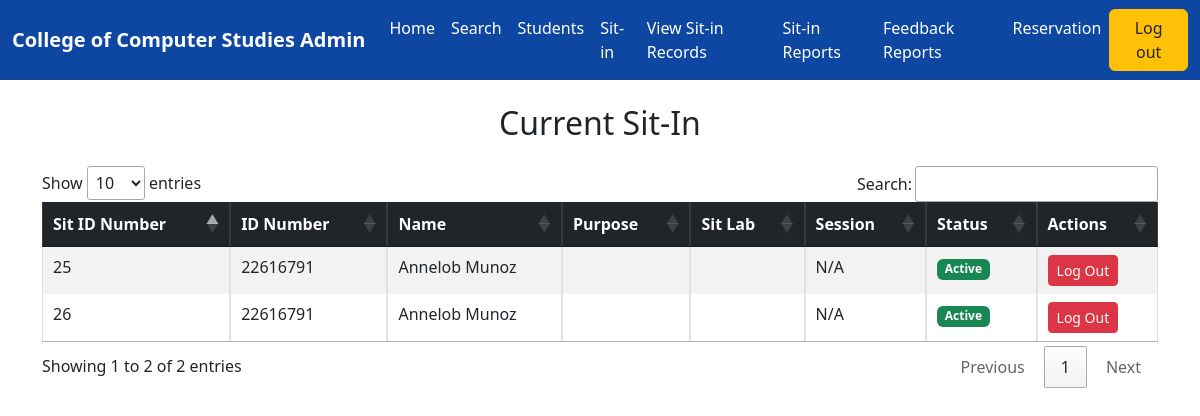
The page /sit_in.php on the database its author committed.
### tables this page shows
CREATE TABLE `sit_in_records` (
  `id` int(11) NOT NULL,
  `student_id` int(11) DEFAULT NULL,
  `sit_in_time` datetime DEFAULT current_timestamp(),
  `log_out_time` datetime DEFAULT NULL,
  `laboratory` varchar(100) DEFAULT NULL,
  `name` varchar(255) DEFAULT NULL,
  `language` varchar(50) NOT NULL,
  `remaining_sessions` int(11) DEFAULT 30,
  `subject` varchar(100) DEFAULT NULL,
  `lab` varchar(100) NOT NULL,
  `purpose` varchar(255) NOT NULL,
  `date` datetime NOT NULL DEFAULT current_timestamp(),
  `time_in` time NOT NULL DEFAULT curtime(),
  `time_out` time DEFAULT NULL
);

### sit_in.php (the view, shortened to what this page needs)
<?php
$servername = "localhost";
$username = "root";
$password = "";
$dbname = "test";
$conn = new mysqli($servername, $username, $password, $dbname);
$sitins = $conn->query("SELECT * FROM sit_in_records WHERE log_out_time IS NULL ORDER BY sit_in_time DESC");
?>
<!DOCTYPE html>
<html lang="en">
<head>
    <link href="https://cdn.jsdelivr.net/npm/bootstrap@5.3.0/dist/css/bootstrap.min.css" rel="stylesheet">
    <link href="https://cdn.datatables.net/1.11.5/css/jquery.dataTables.min.css" rel="stylesheet">
</head>
<body>
<nav class="navbar navbar-expand-lg navbar-dark" style="background-color: #0d47a1;">
    <div class="container-fluid">
        <a class="navbar-brand"><strong>College of Computer Studies Admin</strong></a>
        <div class="collapse navbar-collapse justify-content-center" id="navbarNav">
            <ul class="navbar-nav">
                <li class="nav-item"><a class="nav-link text-white" href="admin.php">Home</a></li>
                <li class="nav-item"><a class="nav-link text-white" href="#" data-bs-toggle="modal" data-bs-target="#searchModal">Search</a></li>
                <li class="nav-item"><a class="nav-link text-white" href="students.php">Students</a></li>
                <li class="nav-item"><a class="nav-link text-white active" href="sit_in.php">Sit-in</a></li>
                <li class="nav-item"><a class="nav-link text-white" href="ViewRecords.php">View Sit-in Records</a></li>
                <li class="nav-item"><a class="nav-link text-white" href="report.php">Sit-in Reports</a></li>
                <li class="nav-item"><a class="nav-link text-white" href="feedback_report.php">Feedback Reports</a></li>
                <li class="nav-item"><a class="nav-link text-white" href="#">Reservation</a></li>
            </ul>
        </div>
        <a href="logout.php" class="btn btn-warning text-dark">Log out</a>
    </div>
</nav>
<div class="container mt-4">
    <h2 class="text-center mb-4">Current Sit-In</h2>
    <table id="sitInTable" class="table table-bordered table-striped">
        <thead class="table-dark">
            <tr>
                <th>Sit ID Number</th>
                <th>ID Number</th>
                <th>Name</th>
                <th>Purpose</th>
                <th>Sit Lab</th>
                <th>Session</th>
                <th>Status</th>
                <th>Actions</th>
            </tr>
        </thead>
        <tbody>
            <?php while ($row = $sitins->fetch_assoc()) { ?>
                <tr>
                    <td><?= $row['id'] ?></td>
                    <td><?= $row['student_id'] ?></td>
                    <td><?= htmlspecialchars($row['name']) ?></td>
                    <td><?= htmlspecialchars($row['language']) ?></td>
                    <td><?= htmlspecialchars($row['laboratory']) ?></td>
                    <td><?= $row['session'] ?? 'N/A' ?></td>
                    <td><span class="badge bg-success">Active</span></td>
                    <td>
                        <a href="logout.php?id=<?= $row['id'] ?>" class="btn btn-danger btn-sm">Log Out</a>
                    </td>
                </tr>
            <?php } ?>
        </tbody>
    </table>
</div>
</body>
</html>

### rows shown on the page
sit_in_records: id "26", student "22616791", name "Annelob Munoz", session "N/A"
sit_in_records: id "25", student "22616791", name "Annelob Munoz", session "N/A"
